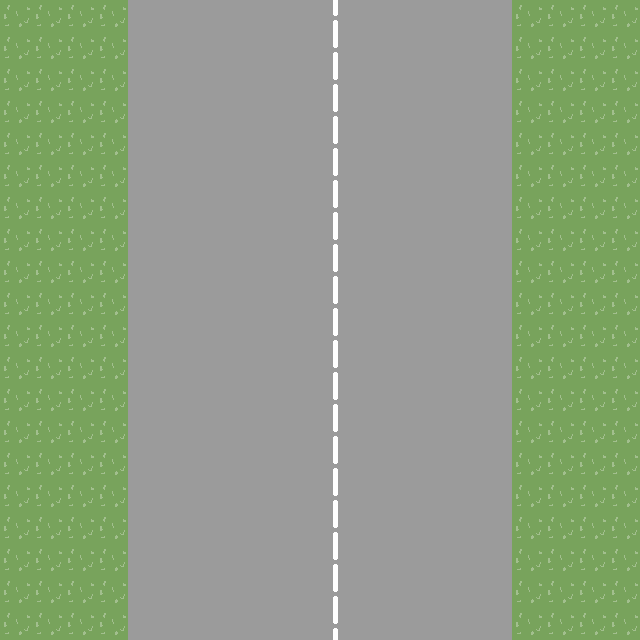

This game map was drawn from its Tiled (.tmx) file and the tilesets committed beside it. A one-line description and the trimmed map source follow:
An orthogonal 20x20 tile map with 32x32 px tiles, 1 tile layer (Tile Layer 1), 3 tilesets.

<map version="1.0" orientation="orthogonal" renderorder="right-down" width="20" height="20" tilewidth="32" tileheight="32">
 <tileset firstgid="1" name="grass" tilewidth="32" tileheight="32">
  <image source="grass.png" width="32" height="32" />
 </tileset>
 <tileset firstgid="2" name="street" tilewidth="32" tileheight="32">
  <image source="street.png" width="32" height="32" />
 </tileset>
 <tileset firstgid="3" name="street2" tilewidth="32" tileheight="32">
  <image source="street2.png" width="32" height="32" />
 </tileset>
 <layer name="Tile Layer 1" width="20" height="20">
  <data>[400 cells, 400 non-empty, 3 distinct tile ids]</data>
 </layer>
 <objectgroup name="objects" />
</map>
